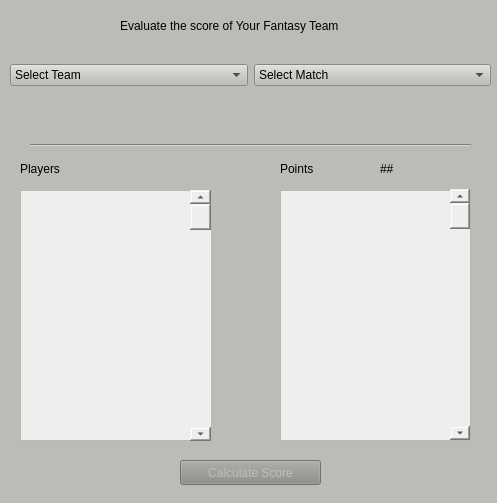
<?xml version="1.0" encoding="UTF-8"?>
<ui version="4.0">
 <class>Form</class>
 <widget class="QWidget" name="Form">
  <property name="geometry">
   <rect>
    <x>0</x>
    <y>0</y>
    <width>497</width>
    <height>503</height>
   </rect>
  </property>
  <property name="windowTitle">
   <string>Form</string>
  </property>
  <property name="styleSheet">
   <string notr="true">background-color: rgb(136, 138, 133);
background-color: rgb(186, 189, 182);</string>
  </property>
  <widget class="QLabel" name="evaluate">
   <property name="geometry">
    <rect>
     <x>120</x>
     <y>10</y>
     <width>281</width>
     <height>31</height>
    </rect>
   </property>
   <property name="text">
    <string>Evaluate the score of Your Fantasy Team</string>
   </property>
  </widget>
  <widget class="QWidget" name="horizontalLayoutWidget">
   <property name="geometry">
    <rect>
     <x>10</x>
     <y>40</y>
     <width>481</width>
     <height>71</height>
    </rect>
   </property>
   <layout class="QHBoxLayout" name="horizontalLayout">
    <item>
     <widget class="QComboBox" name="combo2">
      <item>
       <property name="text">
        <string>Select Team</string>
       </property>
      </item>
     </widget>
    </item>
    <item>
     <widget class="QComboBox" name="combo1">
      <item>
       <property name="text">
        <string>Select Match</string>
       </property>
      </item>
     </widget>
    </item>
   </layout>
  </widget>
  <widget class="Line" name="line">
   <property name="geometry">
    <rect>
     <x>30</x>
     <y>130</y>
     <width>441</width>
     <height>31</height>
    </rect>
   </property>
   <property name="styleSheet">
    <string notr="true">color: rgb(0, 0, 0);</string>
   </property>
   <property name="orientation">
    <enum>Qt::Horizontal</enum>
   </property>
  </widget>
  <widget class="QListView" name="list1">
   <property name="geometry">
    <rect>
     <x>20</x>
     <y>190</y>
     <width>191</width>
     <height>251</height>
    </rect>
   </property>
   <property name="styleSheet">
    <string notr="true">background-color: rgb(238, 238, 236);</string>
   </property>
  </widget>
  <widget class="QListView" name="list2">
   <property name="geometry">
    <rect>
     <x>280</x>
     <y>190</y>
     <width>191</width>
     <height>251</height>
    </rect>
   </property>
   <property name="styleSheet">
    <string notr="true">background-color: rgb(238, 238, 236);</string>
   </property>
  </widget>
  <widget class="QScrollBar" name="verticalScrollBar">
   <property name="geometry">
    <rect>
     <x>190</x>
     <y>190</y>
     <width>21</width>
     <height>251</height>
    </rect>
   </property>
   <property name="styleSheet">
    <string notr="true">background-color: rgb(238, 238, 236);</string>
   </property>
   <property name="orientation">
    <enum>Qt::Vertical</enum>
   </property>
  </widget>
  <widget class="QScrollBar" name="verticalScrollBar_2">
   <property name="geometry">
    <rect>
     <x>450</x>
     <y>189</y>
     <width>20</width>
     <height>251</height>
    </rect>
   </property>
   <property name="styleSheet">
    <string notr="true">background-color: rgb(238, 238, 236);</string>
   </property>
   <property name="orientation">
    <enum>Qt::Vertical</enum>
   </property>
  </widget>
  <widget class="QLabel" name="players">
   <property name="geometry">
    <rect>
     <x>20</x>
     <y>160</y>
     <width>67</width>
     <height>17</height>
    </rect>
   </property>
   <property name="text">
    <string>Players</string>
   </property>
  </widget>
  <widget class="QLabel" name="points">
   <property name="geometry">
    <rect>
     <x>280</x>
     <y>160</y>
     <width>67</width>
     <height>17</height>
    </rect>
   </property>
   <property name="text">
    <string>Points</string>
   </property>
  </widget>
  <widget class="QLabel" name="pts">
   <property name="geometry">
    <rect>
     <x>380</x>
     <y>160</y>
     <width>67</width>
     <height>17</height>
    </rect>
   </property>
   <property name="text">
    <string>##</string>
   </property>
  </widget>
  <widget class="QPushButton" name="calculate">
   <property name="enabled">
    <bool>false</bool>
   </property>
   <property name="geometry">
    <rect>
     <x>180</x>
     <y>460</y>
     <width>141</width>
     <height>25</height>
    </rect>
   </property>
   <property name="styleSheet">
    <string notr="true">background-color: rgb(136, 138, 133);
background-color: rgb(136, 138, 133);</string>
   </property>
   <property name="text">
    <string>Calculate Score</string>
   </property>
  </widget>
 </widget>
 <resources/>
 <connections/>
</ui>
